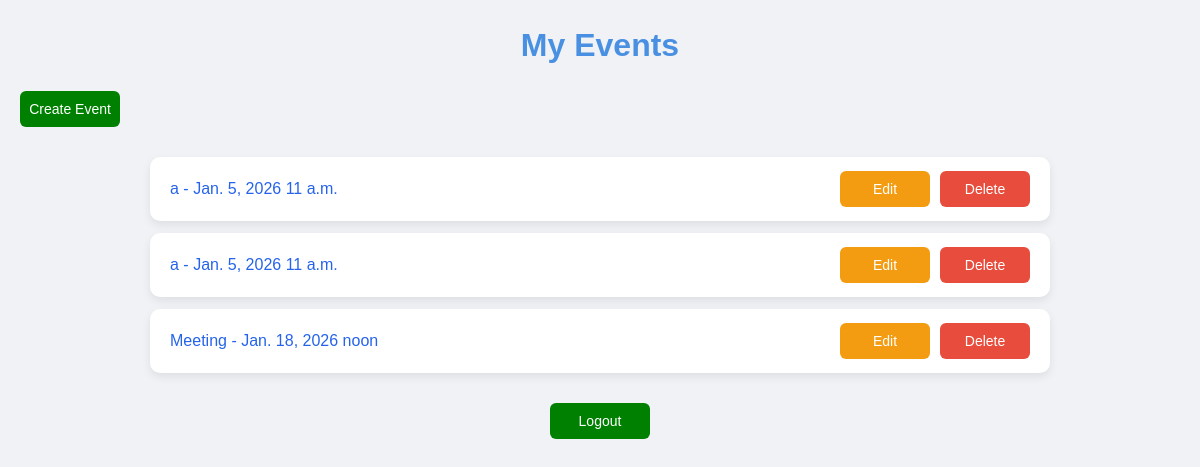
The app's page /events/list/ (signed in), older data.
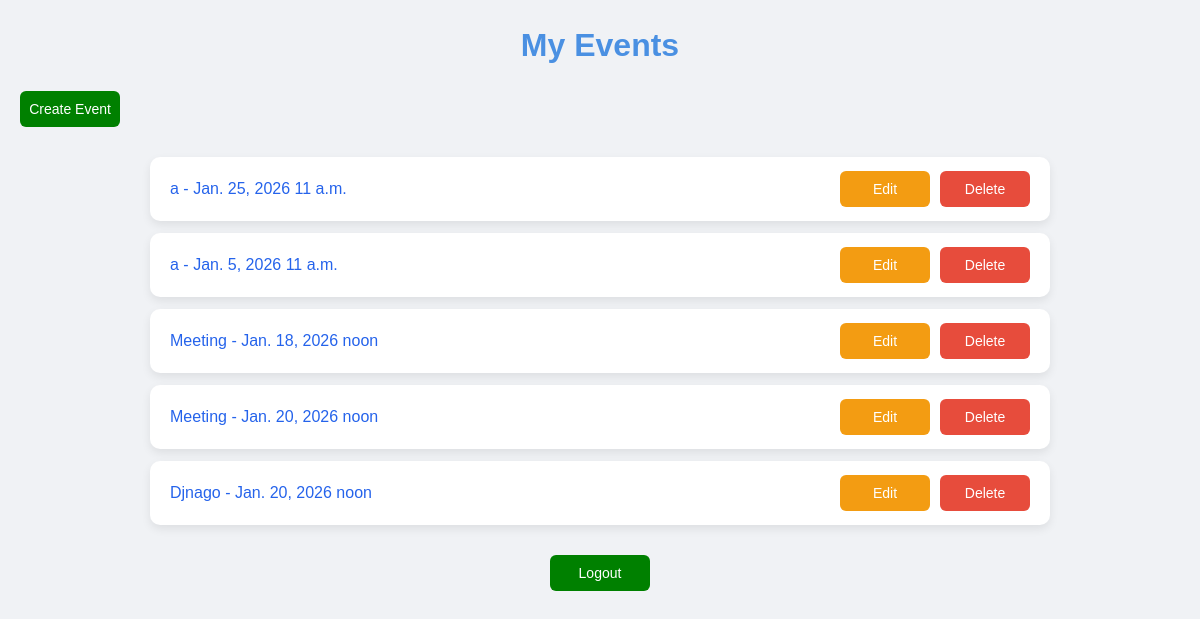
The same page, newer data.
### events/models.py (models this page shows, shortened)
class Event(models.Model):
    user=models.ForeignKey(User, on_delete=models.CASCADE)
    name=models.CharField(max_length=200)
    date=models.DateField()
    time=models.TimeField()
    description=models.TextField()
    created_at=models.DateTimeField(auto_now_add=True)
    updated_at=models.DateTimeField(auto_now=True)

### events/views.py (the view)
# urls.py: path('list/', views.event_list, name='event_list'),
@login_required
def event_list(request):
    events = Event.objects.filter(user=request.user)
    return render(request, 'events/event_list.html', {'events': events})

### events/templates/events/event_list.html (shortened to what this page needs)
{% load static %}
<!DOCTYPE html>
<html>
<head>
    <link rel="stylesheet" href="{% static 'style.css' %}">
</head>
<body>
    <h1>My Events</h1>
    <a href="/events/create/" class="event">Create Event</a>
    <ul>
        {% for event in events %}
            <li class="event-row">
                <div class="event-text">
                    <a href="{% url 'events:event_detail' event.pk %}">
                        {{ event.name }} - {{ event.date }} {{ event.time }}
                    </a>
                </div>
                <div class="actions">
                    <a class="edit" href="{% url 'events:event_update' event.pk %}">Edit</a>
                    <a class="delete" href="{% url 'events:event_delete' event.pk %}">Delete</a>
                </div>
            </li>
        {% empty %}
            <li class="event-row">
                <div class="event-text">
                    No events found.
                </div>
            </li>
        {% endfor %}
    </ul>
    <center>
        <a class="event logout " href="{% url 'logout' %}" >Logout</a>
    </center>
</body>
</html>

### events/static/style.css (style rules this page uses)
* { box-sizing: border-box; margin: 0; padding: 0; }
body { font-family: 'Arial', sans-serif; background-color: #f0f2f5; color: #01060c; line-height: 1.6; min-height: 100vh; padding: 20px; }
h1, h2, h3 { color: #4a90e2; text-align: center; margin-bottom: 20px; }
a { color: #4a90e2; text-decoration: none; }
ul { list-style-type: none; padding: 0; max-width: 700px; margin: 20px auto; }
li { background-color: #fff; margin-bottom: 10px; padding: 15px 20px; border-radius: 8px; box-shadow: 0 2px 6px rgba(0,0,0,0.1); display: flex; justify-content: space-between; align-items: center; flex-wrap: nowrap; }

### events/templates/events/event_list.html (style rules this page uses)
ul { max-width: 900px; margin: 30px auto; padding: 0; list-style: none; }
.event-row { display: flex; justify-content: space-between; align-items: center; background: white; padding: 14px 20px; margin-bottom: 12px; border-radius: 10px; box-shadow: 0 4px 10px rgba(0,0,0,0.08); }
.event-text a { color: #2563eb; font-weight: 500; text-decoration: none; }
.actions { display: flex; gap: 10px; }
.edit, .delete,a.event { min-width: 90px; max-width: 100px; height: 36px; display: flex; align-items: center; justify-content: center; border-radius: 6px; font-size: 14px; color: white; text-decoration: none; }
.event { background-color: green; }
.edit { background-color: #f39c12; }
.delete { background-color: #e74c3c; }

Row changes from the older to the newer data that the page shows:
changed Event: date "Jan. 5, 2026" → "Jan. 25, 2026"
added Event: name "Meeting", date "Jan. 20, 2026", time "noon"
added Event: name "Djnago", date "Jan. 20, 2026", time "noon"
